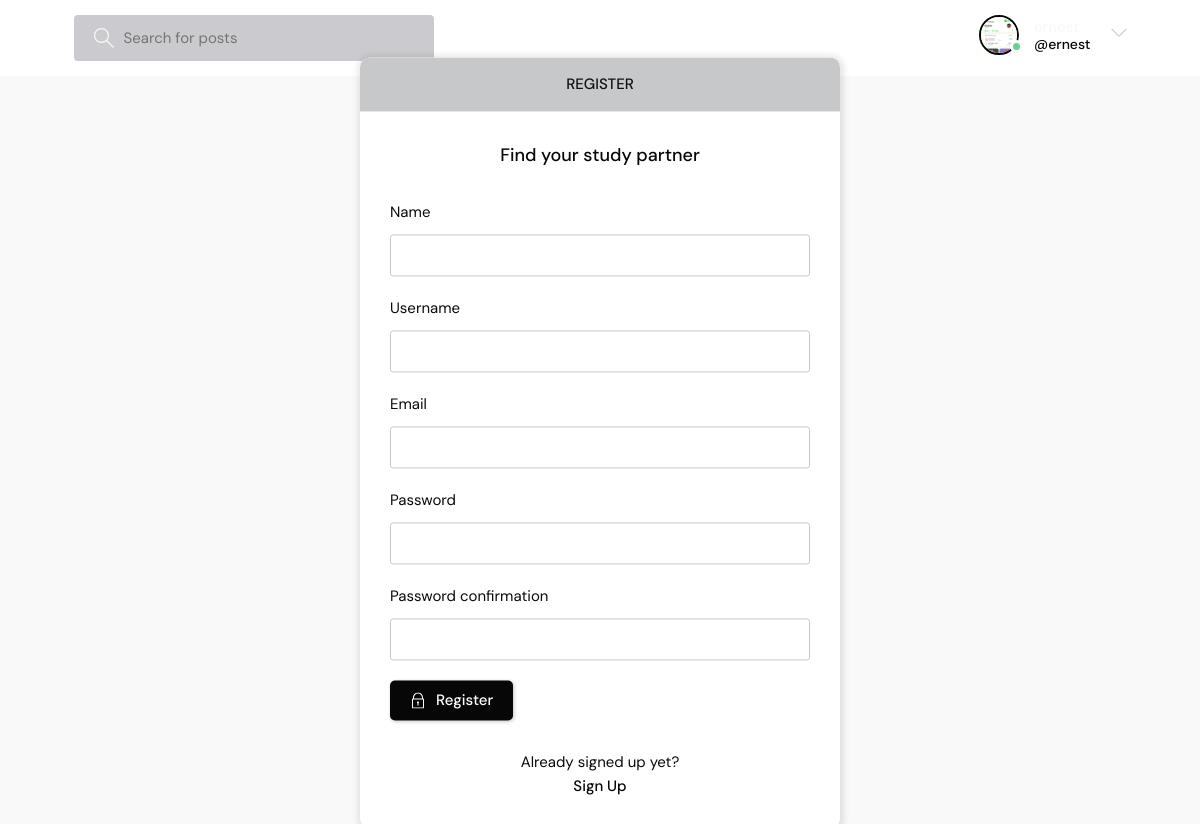
Page /register/ (signed in) on the committed database.
### base/models.py (models this page shows)
class User(AbstractUser):
    name = models.CharField(max_length=200, null=True)
    email = models.EmailField(unique=True, null=True)
    bio = models.TextField(null=True)
    avatar = models.ImageField(null=True, default="avatar.svg")
    USERNAME_FIELD = 'email'
    REQUIRED_FIELDS = []

### base/views.py (the view, shortened to what this page needs)
# urls.py: path('register/', views.registerPage, name="register"),
def registerPage(request):
    form = MyUserCreationForm()
    return render(request, 'base/login_register.html', {'form': form})

### base/forms.py
class MyUserCreationForm(UserCreationForm):
    class Meta:
        model = User
        fields = ['name', 'username', 'email', 'password1', 'password2']

### base/templates/base/login_register.html (shortened to what this page needs)
{% extends 'main.html' %}
{% block content %}
<main class="auth layout">
  {% if page == 'login' %}
  <div class="container">
    <div class="layout__box">
      <div class="layout__boxHeader">
        <div class="layout__boxTitle">
          <h3>Login</h3>
        </div>
      </div>
      <div class="layout__body">
        <h2 class="auth__tagline">Find your study partner</h2>
        <form class="form" action="" method="POST">
          {% csrf_token %}
          <div class="form__group form__group">
            <label for="room_name">Email</label>
            <input id="username" name="email" type="email" placeholder="please Enter your email" />
          </div>
          <div class=" form__group">
            <label for="password">Password</label>
            <input id="password" name="password" type="password"
              placeholder="&bull;&bull;&bull;&bull;&bull;&bull;&bull;&bull;" />
          </div>
          <button class="btn btn--main" type="submit">
            <svg version="1.1" xmlns="http://www.w3.org/2000/svg" width="32" height="32" viewBox="0 0 32 32">
              <title>lock</title>
              <path
                d="M27 12h-1v-2c0-5.514-4.486-10-10-10s-10 4.486-10 10v2h-1c-0.553 0-1 0.447-1 1v18c0 0.553 0.447 1 1 1h22c0.553 0 1-0.447 1-1v-18c0-0.553-0.447-1-1-1zM8 10c0-4.411 3.589-8 8-8s8 3.589 8 8v2h-16v-2zM26 30h-20v-16h20v16z">
              </path>
              <path
                d="M15 21.694v4.306h2v-4.306c0.587-0.348 1-0.961 1-1.694 0-1.105-0.895-2-2-2s-2 0.895-2 2c0 0.732 0.413 1.345 1 1.694z">
              </path>
            </svg>
            Login
          </button>
        </form>
        <div class="auth__action">
          <p>Haven't signed up yet?</p>
          <a href="{% url 'register' %}" class="btn btn--link">Sign Up</a>
        </div>
      </div>
    </div>
  </div>
  {% else %}
  <div class="container">
    <div class="layout__box">
      <div class="layout__boxHeader">
        <div class="layout__boxTitle">
          <h3>Register</h3>
        </div>
      </div>
      <div class="layout__body">
        <h2 class="auth__tagline">Find your study partner</h2>
        <form class="form" action="" method="POST">
          {% for field in form %}
          <div class="form__group form__group">
            <label for="room_name">{{field.label}}</label>
            {{field}}
          </div>
          {% endfor %}
          <button class="btn btn--main" type="submit">
            Register
          </button>
        </form>
        <div class="auth__action">
          <p>Already signed up yet?</p>
          <a href="{% url 'login' %}" class="btn btn--link">Sign Up</a>
        </div>
      </div>
    </div>
  </div>
  {% endif %}
</main>
{% endblock content %}

### templates/navbar.html (shortened to what this page needs)
{% load static %}
<header class="header header--loggedIn">
    <div class="container">
        <form class="header__search" method="GET" action="{% url 'home' %}">
            <label>
                <input name="q" placeholder="Search for posts" />
            </label>
        </form>
        <nav class="header__menu">
            {% if request.user.is_authenticated %}
            <div class="header__user">
                <a href="{% url 'update-user' %}">
                    <div class="avatar avatar--medium active">
                        <img src="{{request.user.avatar.url}}" />
                    </div>
                    <p>{{request.user.username}} <span>@{{request.user.username}}</span></p>
                </a>
                <button class="dropdown-button">
                    <svg version="1.1" xmlns="http://www.w3.org/2000/svg" width="32" height="32" viewBox="0 0 32 32">
                        <title>chevron-down</title>
                        <path d="M16 21l-13-13h-3l16 16 16-16h-3l-13 13z"></path>
                    </svg>
                </button>
            </div>
            {% else %}
            <a href="{% url 'login' %}">
                <img src="{% static 'images/avatar.svg' %}" />
                <p>Login</p>
            </a>
            {% endif %}
        </nav>
    </div>
</header>

### rows in the picture
User: user.avatar (picture), user.username "ernest"

### other values in the picture
{{ field.label }} "Name" "Username" "Email" "Password" "Password confirmation"
